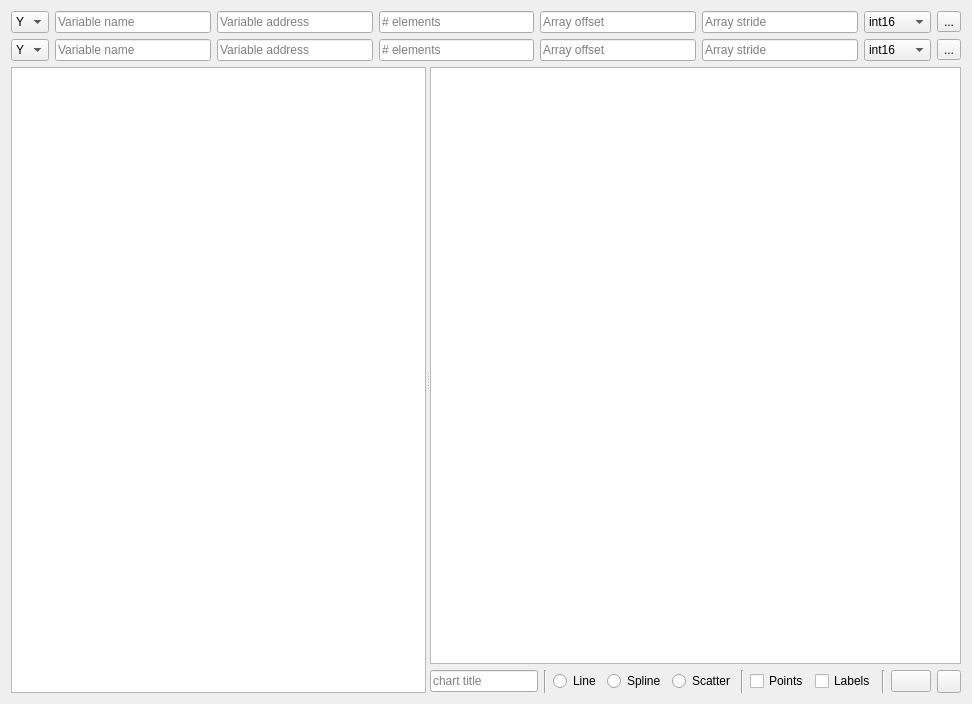
<?xml version="1.0" encoding="UTF-8"?>
<ui version="4.0">
 <class>SeerArrayVisualizerWidgetForm</class>
 <widget class="QWidget" name="SeerArrayVisualizerWidgetForm">
  <property name="geometry">
   <rect>
    <x>0</x>
    <y>0</y>
    <width>972</width>
    <height>704</height>
   </rect>
  </property>
  <property name="windowTitle">
   <string>Form</string>
  </property>
  <layout class="QGridLayout" name="gridLayout_2">
   <item row="0" column="0">
    <layout class="QGridLayout" name="gridLayout">
     <item row="0" column="5">
      <widget class="SeerHistoryLineEdit" name="aArrayStrideLineEdit">
       <property name="toolTip">
        <string>Element stride between values. (default=1)</string>
       </property>
       <property name="inputMask">
        <string/>
       </property>
       <property name="placeholderText">
        <string>Array stride</string>
       </property>
       <property name="clearButtonEnabled">
        <bool>true</bool>
       </property>
      </widget>
     </item>
     <item row="0" column="6">
      <widget class="QComboBox" name="aArrayDisplayFormatComboBox">
       <property name="toolTip">
        <string>Array data type.</string>
       </property>
       <item>
        <property name="text">
         <string>int16</string>
        </property>
       </item>
       <item>
        <property name="text">
         <string>int32</string>
        </property>
       </item>
       <item>
        <property name="text">
         <string>int64</string>
        </property>
       </item>
       <item>
        <property name="text">
         <string>uint16</string>
        </property>
       </item>
       <item>
        <property name="text">
         <string>uint32</string>
        </property>
       </item>
       <item>
        <property name="text">
         <string>uint64</string>
        </property>
       </item>
       <item>
        <property name="text">
         <string>float32</string>
        </property>
       </item>
       <item>
        <property name="text">
         <string>float64</string>
        </property>
       </item>
      </widget>
     </item>
     <item row="1" column="5">
      <widget class="SeerHistoryLineEdit" name="bArrayStrideLineEdit">
       <property name="toolTip">
        <string>Element stride between values. (default=1)</string>
       </property>
       <property name="inputMask">
        <string/>
       </property>
       <property name="placeholderText">
        <string>Array stride</string>
       </property>
       <property name="clearButtonEnabled">
        <bool>true</bool>
       </property>
      </widget>
     </item>
     <item row="1" column="3">
      <widget class="SeerHistoryLineEdit" name="bArrayLengthLineEdit">
       <property name="toolTip">
        <string>Total number of elements in array.</string>
       </property>
       <property name="inputMask">
        <string/>
       </property>
       <property name="placeholderText">
        <string># elements</string>
       </property>
       <property name="clearButtonEnabled">
        <bool>true</bool>
       </property>
      </widget>
     </item>
     <item row="1" column="1">
      <widget class="SeerHistoryLineEdit" name="bVariableNameLineEdit">
       <property name="toolTip">
        <string>Variable name or expression.</string>
       </property>
       <property name="placeholderText">
        <string>Variable name</string>
       </property>
       <property name="clearButtonEnabled">
        <bool>true</bool>
       </property>
      </widget>
     </item>
     <item row="0" column="7">
      <widget class="QToolButton" name="aRefreshToolButton">
       <property name="toolTip">
        <string>Refresh the display.</string>
       </property>
       <property name="text">
        <string>...</string>
       </property>
       <property name="icon">
        <iconset resource="resource.qrc">
         <normaloff>:/seer/resources/RelaxLightIcons/view-refresh.svg</normaloff>:/seer/resources/RelaxLightIcons/view-refresh.svg</iconset>
       </property>
      </widget>
     </item>
     <item row="0" column="4">
      <widget class="SeerHistoryLineEdit" name="aArrayOffsetLineEdit">
       <property name="toolTip">
        <string>Element offset into array. (default=0)</string>
       </property>
       <property name="inputMask">
        <string/>
       </property>
       <property name="text">
        <string/>
       </property>
       <property name="placeholderText">
        <string>Array offset</string>
       </property>
       <property name="clearButtonEnabled">
        <bool>true</bool>
       </property>
      </widget>
     </item>
     <item row="0" column="3">
      <widget class="SeerHistoryLineEdit" name="aArrayLengthLineEdit">
       <property name="toolTip">
        <string>Total number of elements in array.</string>
       </property>
       <property name="inputMask">
        <string/>
       </property>
       <property name="placeholderText">
        <string># elements</string>
       </property>
       <property name="clearButtonEnabled">
        <bool>true</bool>
       </property>
      </widget>
     </item>
     <item row="1" column="6">
      <widget class="QComboBox" name="bArrayDisplayFormatComboBox">
       <property name="toolTip">
        <string>Array data type.</string>
       </property>
       <item>
        <property name="text">
         <string>int16</string>
        </property>
       </item>
       <item>
        <property name="text">
         <string>int32</string>
        </property>
       </item>
       <item>
        <property name="text">
         <string>int64</string>
        </property>
       </item>
       <item>
        <property name="text">
         <string>uint16</string>
        </property>
       </item>
       <item>
        <property name="text">
         <string>uint32</string>
        </property>
       </item>
       <item>
        <property name="text">
         <string>uint64</string>
        </property>
       </item>
       <item>
        <property name="text">
         <string>float32</string>
        </property>
       </item>
       <item>
        <property name="text">
         <string>float64</string>
        </property>
       </item>
      </widget>
     </item>
     <item row="0" column="2">
      <widget class="QLineEdit" name="aVariableAddressLineEdit">
       <property name="toolTip">
        <string>Variable address.</string>
       </property>
       <property name="readOnly">
        <bool>true</bool>
       </property>
       <property name="placeholderText">
        <string>Variable address</string>
       </property>
       <property name="clearButtonEnabled">
        <bool>false</bool>
       </property>
      </widget>
     </item>
     <item row="1" column="4">
      <widget class="SeerHistoryLineEdit" name="bArrayOffsetLineEdit">
       <property name="toolTip">
        <string>Element offset into array. (default=0)</string>
       </property>
       <property name="inputMask">
        <string/>
       </property>
       <property name="text">
        <string/>
       </property>
       <property name="placeholderText">
        <string>Array offset</string>
       </property>
       <property name="clearButtonEnabled">
        <bool>true</bool>
       </property>
      </widget>
     </item>
     <item row="1" column="2">
      <widget class="QLineEdit" name="bVariableAddressLineEdit">
       <property name="toolTip">
        <string>Variable address.</string>
       </property>
       <property name="readOnly">
        <bool>true</bool>
       </property>
       <property name="placeholderText">
        <string>Variable address</string>
       </property>
       <property name="clearButtonEnabled">
        <bool>false</bool>
       </property>
      </widget>
     </item>
     <item row="1" column="7">
      <widget class="QToolButton" name="bRefreshToolButton">
       <property name="toolTip">
        <string>Refresh the display.</string>
       </property>
       <property name="text">
        <string>...</string>
       </property>
       <property name="icon">
        <iconset resource="resource.qrc">
         <normaloff>:/seer/resources/RelaxLightIcons/view-refresh.svg</normaloff>:/seer/resources/RelaxLightIcons/view-refresh.svg</iconset>
       </property>
      </widget>
     </item>
     <item row="0" column="1">
      <widget class="SeerHistoryLineEdit" name="aVariableNameLineEdit">
       <property name="toolTip">
        <string>Variable name or expression.</string>
       </property>
       <property name="placeholderText">
        <string>Variable name</string>
       </property>
       <property name="clearButtonEnabled">
        <bool>true</bool>
       </property>
      </widget>
     </item>
     <item row="0" column="0">
      <widget class="QComboBox" name="aAxisComboBox">
       <property name="toolTip">
        <string>Variable axis type.</string>
       </property>
       <property name="currentText">
        <string>Y</string>
       </property>
       <item>
        <property name="text">
         <string>Y</string>
        </property>
       </item>
       <item>
        <property name="text">
         <string>X</string>
        </property>
       </item>
      </widget>
     </item>
     <item row="1" column="0">
      <widget class="QComboBox" name="bAxisComboBox">
       <property name="toolTip">
        <string>Variable axis type.</string>
       </property>
       <property name="currentText">
        <string>Y</string>
       </property>
       <item>
        <property name="text">
         <string>Y</string>
        </property>
       </item>
       <item>
        <property name="text">
         <string>X</string>
        </property>
       </item>
      </widget>
     </item>
    </layout>
   </item>
   <item row="1" column="0">
    <widget class="QSplitter" name="splitter">
     <property name="sizePolicy">
      <sizepolicy hsizetype="Expanding" vsizetype="Expanding">
       <horstretch>0</horstretch>
       <verstretch>0</verstretch>
      </sizepolicy>
     </property>
     <property name="orientation">
      <enum>Qt::Horizontal</enum>
     </property>
     <widget class="SeerArrayWidget" name="arrayTableWidget">
      <property name="sizePolicy">
       <sizepolicy hsizetype="Expanding" vsizetype="Expanding">
        <horstretch>1</horstretch>
        <verstretch>0</verstretch>
       </sizepolicy>
      </property>
     </widget>
     <widget class="QWidget" name="layoutWidget">
      <layout class="QVBoxLayout" name="verticalLayout" stretch="25,0">
       <property name="sizeConstraint">
        <enum>QLayout::SetDefaultConstraint</enum>
       </property>
       <item>
        <widget class="QZoomChartView" name="arrayChartView">
         <property name="sizePolicy">
          <sizepolicy hsizetype="Expanding" vsizetype="Expanding">
           <horstretch>100</horstretch>
           <verstretch>0</verstretch>
          </sizepolicy>
         </property>
        </widget>
       </item>
       <item>
        <layout class="QHBoxLayout" name="horizontalLayout">
         <item>
          <widget class="SeerHistoryLineEdit" name="titleLineEdit">
           <property name="sizePolicy">
            <sizepolicy hsizetype="Expanding" vsizetype="Fixed">
             <horstretch>0</horstretch>
             <verstretch>0</verstretch>
            </sizepolicy>
           </property>
           <property name="toolTip">
            <string>Set chart title.</string>
           </property>
           <property name="placeholderText">
            <string>chart title</string>
           </property>
           <property name="clearButtonEnabled">
            <bool>true</bool>
           </property>
          </widget>
         </item>
         <item>
          <widget class="Line" name="line_1">
           <property name="orientation">
            <enum>Qt::Vertical</enum>
           </property>
          </widget>
         </item>
         <item>
          <widget class="QRadioButton" name="lineRadioButton">
           <property name="text">
            <string>Line</string>
           </property>
           <attribute name="buttonGroup">
            <string notr="true">lineTypeButtonGroup</string>
           </attribute>
          </widget>
         </item>
         <item>
          <widget class="QRadioButton" name="splineRadioButton">
           <property name="text">
            <string>Spline</string>
           </property>
           <attribute name="buttonGroup">
            <string notr="true">lineTypeButtonGroup</string>
           </attribute>
          </widget>
         </item>
         <item>
          <widget class="QRadioButton" name="scatterRadioButton">
           <property name="text">
            <string>Scatter</string>
           </property>
           <attribute name="buttonGroup">
            <string notr="true">lineTypeButtonGroup</string>
           </attribute>
          </widget>
         </item>
         <item>
          <widget class="Line" name="line_2">
           <property name="orientation">
            <enum>Qt::Vertical</enum>
           </property>
          </widget>
         </item>
         <item>
          <widget class="QCheckBox" name="pointsCheckBox">
           <property name="toolTip">
            <string>Show chart data points.</string>
           </property>
           <property name="text">
            <string>Points</string>
           </property>
          </widget>
         </item>
         <item>
          <widget class="QCheckBox" name="labelsCheckBox">
           <property name="toolTip">
            <string>Show chart data labels.</string>
           </property>
           <property name="text">
            <string>Labels</string>
           </property>
          </widget>
         </item>
         <item>
          <widget class="Line" name="line">
           <property name="orientation">
            <enum>Qt::Vertical</enum>
           </property>
          </widget>
         </item>
         <item>
          <widget class="QPushButton" name="printPushButton">
           <property name="toolTip">
            <string>Print the chart.</string>
           </property>
           <property name="text">
            <string/>
           </property>
           <property name="icon">
            <iconset resource="resource.qrc">
             <normaloff>:/seer/resources/RelaxLightIcons/document-print.svg</normaloff>:/seer/resources/RelaxLightIcons/document-print.svg</iconset>
           </property>
          </widget>
         </item>
         <item>
          <widget class="QToolButton" name="helpToolButton">
           <property name="toolTip">
            <string>Help on Array Visualizer</string>
           </property>
           <property name="text">
            <string/>
           </property>
           <property name="icon">
            <iconset resource="resource.qrc">
             <normaloff>:/seer/resources/RelaxLightIcons/help-about.svg</normaloff>:/seer/resources/RelaxLightIcons/help-about.svg</iconset>
           </property>
          </widget>
         </item>
        </layout>
       </item>
      </layout>
     </widget>
    </widget>
   </item>
  </layout>
 </widget>
 <customwidgets>
  <customwidget>
   <class>SeerArrayWidget</class>
   <extends>QTableWidget</extends>
   <header location="global">SeerArrayWidget.h</header>
  </customwidget>
  <customwidget>
   <class>QZoomChartView</class>
   <extends>QGraphicsView</extends>
   <header location="global">QZoomChartView.h</header>
  </customwidget>
  <customwidget>
   <class>SeerHistoryLineEdit</class>
   <extends>QLineEdit</extends>
   <header location="global">SeerHistoryLineEdit.h</header>
  </customwidget>
 </customwidgets>
 <tabstops>
  <tabstop>aAxisComboBox</tabstop>
  <tabstop>aVariableNameLineEdit</tabstop>
  <tabstop>aVariableAddressLineEdit</tabstop>
  <tabstop>aArrayLengthLineEdit</tabstop>
  <tabstop>aArrayOffsetLineEdit</tabstop>
  <tabstop>aArrayStrideLineEdit</tabstop>
  <tabstop>aArrayDisplayFormatComboBox</tabstop>
  <tabstop>aRefreshToolButton</tabstop>
  <tabstop>bAxisComboBox</tabstop>
  <tabstop>bVariableNameLineEdit</tabstop>
  <tabstop>bVariableAddressLineEdit</tabstop>
  <tabstop>bArrayLengthLineEdit</tabstop>
  <tabstop>bArrayOffsetLineEdit</tabstop>
  <tabstop>bArrayStrideLineEdit</tabstop>
  <tabstop>bArrayDisplayFormatComboBox</tabstop>
  <tabstop>bRefreshToolButton</tabstop>
  <tabstop>arrayTableWidget</tabstop>
  <tabstop>arrayChartView</tabstop>
  <tabstop>titleLineEdit</tabstop>
  <tabstop>lineRadioButton</tabstop>
  <tabstop>splineRadioButton</tabstop>
  <tabstop>scatterRadioButton</tabstop>
  <tabstop>pointsCheckBox</tabstop>
  <tabstop>labelsCheckBox</tabstop>
  <tabstop>printPushButton</tabstop>
  <tabstop>helpToolButton</tabstop>
 </tabstops>
 <resources>
  <include location="resource.qrc"/>
 </resources>
 <connections/>
 <buttongroups>
  <buttongroup name="lineTypeButtonGroup"/>
 </buttongroups>
</ui>
